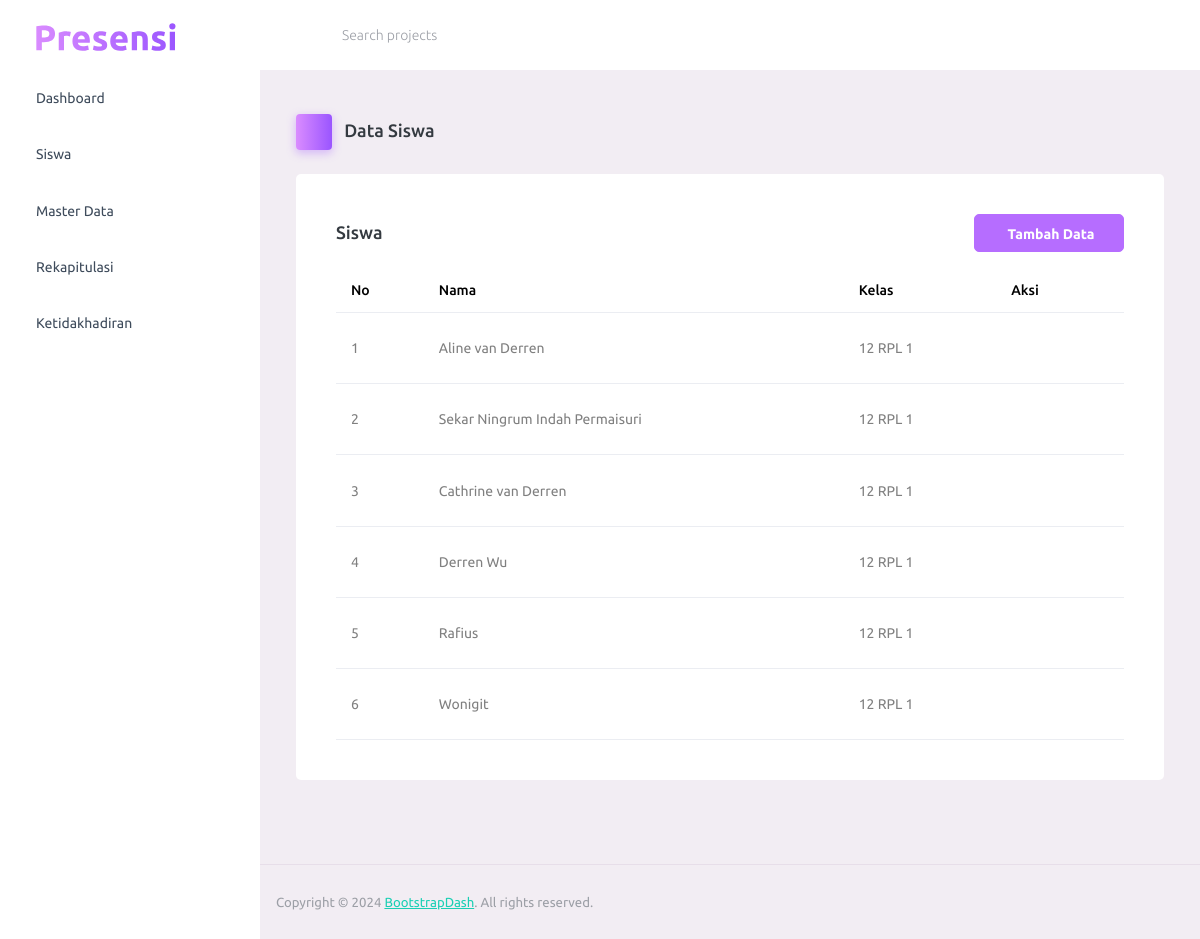
Screenshot of /admin/home/data_siswa/siswa.php with the database file from the repository.
### tables this page shows
CREATE TABLE `siswa` (
  `id` int(11) NOT NULL,
  `nisn` varchar(50) NOT NULL,
  `nama` varchar(225) NOT NULL,
  `jenis_kelamin` varchar(10) NOT NULL,
  `kelas` varchar(50) NOT NULL,
  `lokasi_presensi` varchar(50) NOT NULL,
  `kelas_id` int(11) DEFAULT NULL,
  `foto` varchar(255) DEFAULT NULL
);

CREATE TABLE `kelas` (
  `id` int(11) NOT NULL,
  `kelas` varchar(225) NOT NULL
);

### admin/home/data_siswa/siswa.php (the view, shortened to what this page needs)
<?php
include_once '../../../config.php';
$sql = "SELECT siswa.id, siswa.nama, siswa.nisn, siswa.jenis_kelamin, kelas.kelas
        FROM siswa
        JOIN kelas ON siswa.kelas = kelas.id";
$result = $conn->query($sql);
?>
<!DOCTYPE html>
<html lang="en">
<head>
    <link rel="stylesheet" href="../../../dist/assets/vendors/mdi/css/materialdesignicons.min.css">
    <link rel="stylesheet" href="../../../dist/assets/vendors/ti-icons/css/themify-icons.css">
    <link rel="stylesheet" href="../../../dist/assets/vendors/css/vendor.bundle.base.css">
    <link rel="stylesheet" href="../../../dist/assets/vendors/font-awesome/css/font-awesome.min.css">
    <link rel="stylesheet" href="../../../dist/assets/vendors/font-awesome/css/font-awesome.min.css" />
    <link rel="stylesheet" href="../../../dist/assets/vendors/bootstrap-datepicker/bootstrap-datepicker.min.css">
    <link rel="stylesheet" href="../../../dist/assets/css/style.css">
</head>
<body>
    <div class="container-scroller">
        <nav class="navbar default-layout-navbar col-lg-12 col-12 p-0 fixed-top d-flex flex-row">
            <div class="text-center navbar-brand-wrapper d-flex align-items-center justify-content-start">
                <a class="navbar-brand brand-logo" href="index.html"><img src="../../../dist/assets/images/Presensi.svg" alt="logo" /></a>
            </div>
            <div class="navbar-menu-wrapper d-flex align-items-stretch">
                <button class="navbar-toggler navbar-toggler align-self-center" type="button" data-toggle="minimize">
                </button>
                <div class="search-field d-none d-md-block">
                    <form class="d-flex align-items-center h-100" action="#">
                        <div class="input-group">
                            <div class="input-group-prepend bg-transparent">
                                <i class="input-group-text border-0 mdi mdi-magnify"></i>
                            </div>
                            <input type="text" class="form-control bg-transparent border-0" placeholder="Search projects">
                        </div>
                    </form>
                </div>
                <ul class="navbar-nav navbar-nav-right">
                    <li class="nav-item d-none d-lg-block full-screen-link">
                    </li>
                    <li class="nav-item nav-logout d-none d-lg-block">
                    </li>
                </ul>
            </div>
        </nav>
        <div class="container-fluid page-body-wrapper">
            <nav class="sidebar sidebar-offcanvas" id="sidebar">
                <ul class="nav">
                    <li class="nav-item">
                        <a class="nav-link" href="../../../admin/home/home.php">
                            <span class="menu-title">Dashboard</span>
                        </a>
                    </li>
                    <li class="nav-item">
                        <a class="nav-link" href="#">
                            <span class="menu-title">Siswa</span>
                        </a>
                    </li>
                    <li class="nav-item">
                        <a class="nav-link" data-bs-toggle="collapse" href="#ui-basic" aria-expanded="false" aria-controls="ui-basic">
                            <span class="menu-title">Master Data</span>
                        </a>
                    </li>
                    <li class="nav-item">
                        <a class="nav-link" href="../../presensi/rekap_presensi.php">
                            <span class="menu-title">Rekapitulasi</span>
                        </a>
                    </li>
                    <li class="nav-item">
                        <a class="nav-link" href="../data_ketidakhadiran/ketidakhadiran.php">
                            <span class="menu-title">Ketidakhadiran</span>
                        </a>
                    </li>
                </ul>
            </nav>
            <div class="main-panel">
                <div class="content-wrapper">
                    <div class="page-header">
                        <h3 class="page-title">
                            <span class="page-title-icon bg-gradient-primary text-white me-2">
                            </span> Data Siswa
                        </h3>
                    </div>
                    <div class="row">
                        <div class="col-lg-12 grid-margin stretch-card">
                            <div class="card">
                                <div class="card-body">
                                    <div class="d-flex justify-content-between align-items-center mb-3">
                                        <h4 class="card-title mb-0">Siswa</h4>
                                        <button type="button" class="btn btn-primary btn-sm" style="min-width: 150px;" onclick="window.location.href='tambah_siswa.php'">
                                            <i class="mdi mdi-plus"></i> Tambah Data
                                        </button>
                                    </div>
                                    <table class="table table-hover">
                                        <thead>
                                            <tr>
                                                <th>No</th>
                                                <th>Nama</th>
                                                <th>Kelas</th>
                                                <th>Aksi</th>
                                            </tr>
                                        </thead>
                                        <tbody>
                                            <?php
                                            if (mysqli_num_rows($result) > 0) {
                                                $no = 1;
                                                while ($row = mysqli_fetch_assoc($result)) {
                                                    echo "<tr>";
                                                    echo "<td>" . $no++ . "</td>";
                                                    echo "<td>" . $row['nama'] . "</td>";
                                                    echo "<td>" . $row['kelas'] . "</td>";
                                                    echo "<td>
                                                    <div class='dropdown'>
                                                        <button class='btn btn-secondary btn-sm' type='button' id='dropdownMenuButton" . $row['id'] . "' data-bs-toggle='dropdown' aria-expanded='false' style='background: none; border: none;'>
                                                            <i class='mdi mdi-dots-vertical' style='color: gray; font-size: 1.2rem;'></i>
                                                        </button>
                                                        <ul class='dropdown-menu' aria-labelledby='dropdownMenuButton" . $row['id'] . "'>
                                                            <li><a class='dropdown-item' href='detail_siswa.php?id=" . $row['id'] . "'>Detail</a></li>
                                                            <li><a class='dropdown-item' href='edit_siswa.php?id=" . $row['id'] . "'>Edit</a></li>
                                                            <li><a class='dropdown-item' href='hapus_siswa.php?id=" . $row['id'] . "' onclick='return confirm(\"Apakah Anda yakin ingin menghapus data ini?\");'>Delete</a></li>
                                                        </ul>
                                                    </div>
                                                </td>";
                                                    echo "</tr>";
                                                }
                                            } else {
                                                echo "<tr><td colspan='3'>Data tidak ditemukan</td></tr>";
                                            }
                                            ?>
                                        </tbody>
                                    </table>
                                </div>
                            </div>
                        </div>
                    </div>
                </div>
                <footer class="footer">
                    <div class="d-sm-flex justify-content-center justify-content-sm-between">
                        <span class="text-muted text-center text-sm-left d-block d-sm-inline-block">Copyright © 2024 <a href="https://www.bootstrapdash.com/" target="_blank">BootstrapDash</a>. All rights reserved.</span>
                    </div>
                </footer>
            </div>
        </div>
    </div>
</body>
</html>

### admin/home/data_siswa/siswa.php (style rules this page uses)
.btn { font-size: 14px; padding: 10px 20px; border-radius: 5px; }
.card-title { font-size: 18px; font-weight: 500; }
.table th, .table td { vertical-align: middle; font-size: 14px; }

### rows the page displays
siswa: nama "Aline van Derren", kelas.kelas "12 RPL 1"
siswa: nama "Sekar Ningrum Indah Permaisuri", kelas.kelas "12 RPL 1"
siswa: nama "Cathrine van Derren", kelas.kelas "12 RPL 1"
siswa: nama "Derren Wu", kelas.kelas "12 RPL 1"
siswa: nama "Rafius", kelas.kelas "12 RPL 1"
siswa: nama "Wonigit", kelas.kelas "12 RPL 1"
